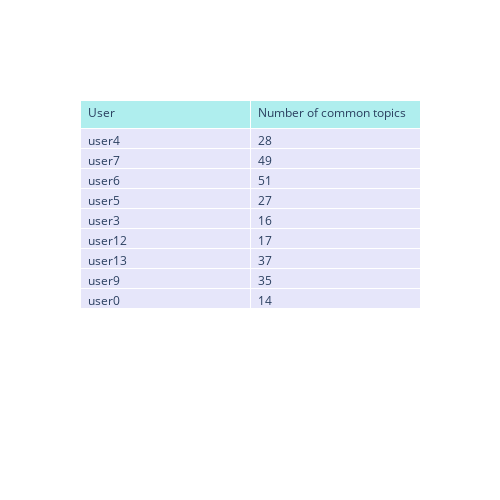

Notebook source saved alongside this figure:
### Code cell
def get_recommendations(id):
    idx = userDF.index[userDF['id'] == id][0]
    query = userDF['topics'][idx]
    query = dictionary.doc2bow(query)
    return userDF.iloc[[i[0] for i in model[query]]]    
    
import plotly.graph_objects as go
    
recs = get_recommendations(chosenId)

#remove chosen user from recommendations
recs = recs[recs['id'] != chosenId]    

#plot a chart showing each user and the number of similar topics they have to the chosen user
#make table width fit to content
def plot_users(id, recs):
    fig = go.Figure(go.Table(
        header=dict(values=['User', 'Number of common topics'],
                    fill_color='paleturquoise',
                    align='left'),
        cells=dict(values=[recs['user'], recs['_topics'].apply(lambda x: len(set(x).intersection(set(userDF['_topics'][userDF['id'] == id].sum()))))],
                     fill_color='lavender',
                        align='left')))
    fig.update_layout(width=500, height=500)
    fig.show()
        
plot_users(chosenId, recs)

### Figure 1 — Plotly figure (JSON) as saved in the notebook; plotly's stock layout.template omitted (floating-point values rounded to 4 significant figures)
{"data": [{"cells": {"align": "left", "fill": {"color": "lavender"}, "values": [["user4", "user7", "user6", "user5", "user3", "user12", "user13", "user9", "user0"], [28, 49, 51, 27, 16, 17, 37, 35, 14]]}, "header": {"align": "left", "fill": {"color": "paleturquoise"}, "values": ["User", "Number of common topics"]}, "type": "table"}], "layout": {"height": 500, "width": 500}}
